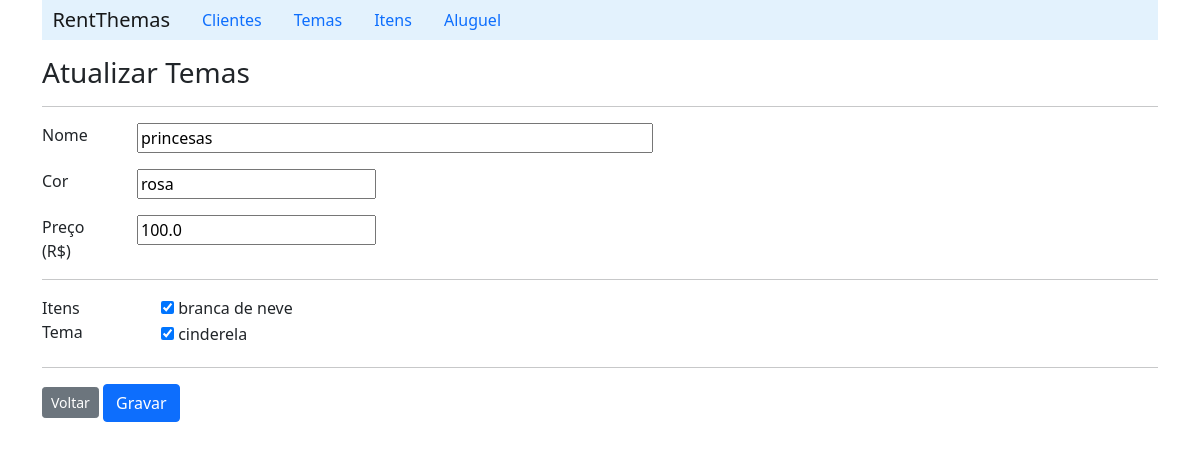
The page /detailTheme/3 on the database its author committed.
### aluguel_de_temas/models.py (models this page shows, shortened)
class Theme(models.Model):
    name = models.CharField(max_length=20, blank=False)
    color = models.CharField(max_length=10)
    price = models.FloatField()
    itens =  models.ManyToManyField('Item', related_name='themes')

class Item(models.Model):
    name = models.CharField(max_length=30, blank=False)
    description = models.CharField(max_length=200)

### aluguel_de_temas/views.py (the view)
# urls.py: path('detailTheme/<int:id>', ThemeViews.detailTheme),
    def detailTheme(request, id):
        theme = TemaDAO.detalheTema(id)
        return render(request, 'theme/formEditTheme.html', {'theme': theme})

### aluguel_de_temas/DAOs.py (called while the page is built)
    def detalheTema(id):
        return Theme.objects.get(pk=id)

### aluguel_de_temas/templates/theme/formEditTheme.html (shortened to what this page needs)
{% extends "index.html" %}
{% block content %}
    <h3>Atualizar Temas</h3>
    <hr>
        <form action="/updateTheme/{{theme.id}}" method="post">
            <div class="row mb-3">
                <label class="col-sm-1" for="">Nome</label>
                <div class="col-sm-11">
                    <input type="text" size="50" name="name" value="{{theme.name}}">
                </div>
            </div>
           <div class="row mb-3">
                    <label class="col-sm-1" for="">Cor</label>
                    <div class="col-sm-11">
                        <input type="text" size="20" name="color" value="{{theme.color}}">
                    </div>
           </div>
            <div class="row mb-3">
                <label class="col-sm-1" for="">Preço (R$)</label>
                <div class="col-sm-11">
                    <input type="text" size="20" name="price" value="{{theme.price}}">
                </div>
            </div>
            <hr>
            <fieldset class="row mb-3">
                <legend class="col-form-label col-sm-1 pt-0">Itens Tema</legend>
                <div class="col-sm-11">
                    {% for item in theme.itens.all %}
                        {% if item%}
                            <div class="form-check">
                                <input type="checkbox" name="item" value="{{item.id}}" id="" checked>
                                <label for="item_name">{{item.name}}</label>
                            </div>
                        {% endif%}
                    {% endfor %}
                </div>
            </fieldset>
            <hr>
        <a class="btn btn-secondary btn-sm" href="/listTheme">Voltar</a>
        <input class="btn btn-primary" type="submit" value="Gravar">
        </form>
{% endblock %}

### rows shown on the page
Theme: name "princesas", color "rosa", price "100.0"
Item: name "branca de neve"
Item: name "cinderela"
